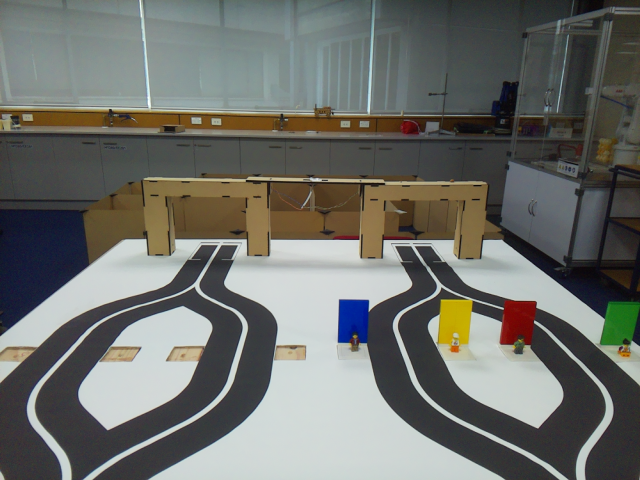
#> input picture LucaCittadini/MachineVisionPictures/picCamTow (1).png, 1280 x 960 px, found by its file name (shown at 1/2 size)
$ python MachineVision.py
#> lines starting #> are read from the running program, lines starting #| are printed output that depends on the picture; after the words box and inside, x2 and y2 are one past the last pixel; in counts of white or black regions, pixels touching at a corner belong together
import cv2
import numpy as np

direction = []
# Panels list to hold detected panel positions
def nothing(x):
    pass

# Load the image
image_path = 'H:\\captures\\picCamTow (1).png'
image = cv2.imread(image_path)
#> image is the input picture: shape (960, 1280, 3); mean B, G, R 106, 110.6, 109

# Ensure image is loaded
if image is None:
    print(f"Error loading image at {image_path}")
    exit()

blurImg = cv2.bilateralFilter(image, 20, 75, 75)

# Convert the image from BGR to HSV color space
hsv_image = cv2.cvtColor(blurImg, cv2.COLOR_BGR2HSV)
#> hsv_image: shape (960, 1280, 3); mean H, S, V 77.6, 40.2, 116.2

# Create a window for trackbars
cv2.namedWindow('Trackbars')

# Create trackbars for HSV range adjustments
cv2.createTrackbar('Hue Low', 'Trackbars', 0, 179, nothing)
#> slider 'Hue Low' is set to 35
cv2.createTrackbar('Sat Low', 'Trackbars', 0, 255, nothing)
#> slider 'Sat Low' is set to 51
cv2.createTrackbar('Val Low', 'Trackbars', 0, 255, nothing)
#> slider 'Val Low' is set to 51
cv2.createTrackbar('Hue High', 'Trackbars', 179, 179, nothing)
cv2.createTrackbar('Sat High', 'Trackbars', 255, 255, nothing)
cv2.createTrackbar('Val High', 'Trackbars', 255, 255, nothing)

# Function to set sliders based on color
# [40 lines left out: function set_sliders, not called in this run]

# Initialize flags
color_changed = True
initial_run = True

while True:
    # Reset Panels list for each loop iteration
    Panels = []

    # Get current positions of the trackbars
    hue_low = cv2.getTrackbarPos('Hue Low', 'Trackbars')
    sat_low = cv2.getTrackbarPos('Sat Low', 'Trackbars')
    val_low = cv2.getTrackbarPos('Val Low', 'Trackbars')
    hue_high = cv2.getTrackbarPos('Hue High', 'Trackbars')
    sat_high = cv2.getTrackbarPos('Sat High', 'Trackbars')
    val_high = cv2.getTrackbarPos('Val High', 'Trackbars')

    # Define color range based on trackbar positions
    lower_bound = np.array([hue_low, sat_low, val_low])
    upper_bound = np.array([hue_high, sat_high, val_high])

    # Create mask using the HSV range
    mask = cv2.inRange(hsv_image, lower_bound, upper_bound)
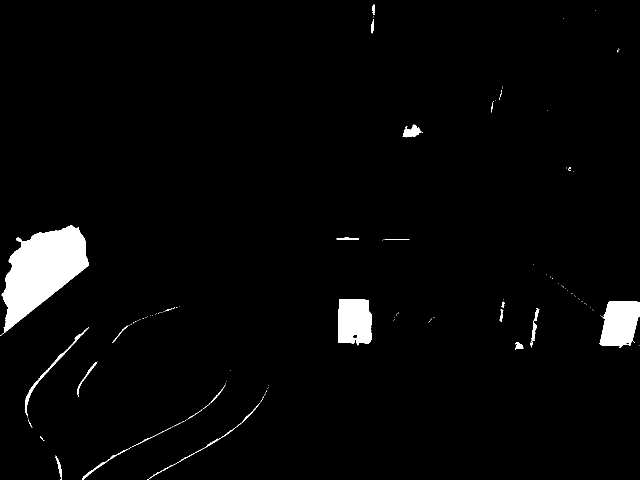
#> mask: shape (960, 1280) (shown at 1/2 size); 2.9% white; 140 white regions (115 under 20 px), largest, box (x1, y1, x2, y2) and area: (0, 451, 178, 672) 20201, (1199, 603, 1280, 695) 5764, (676, 599, 744, 691) 5562

    # Apply morphological operations to remove small specks
    kernel = np.ones((5, 5), np.uint8)
    cleaned_mask = cv2.morphologyEx(mask, cv2.MORPH_OPEN, kernel)
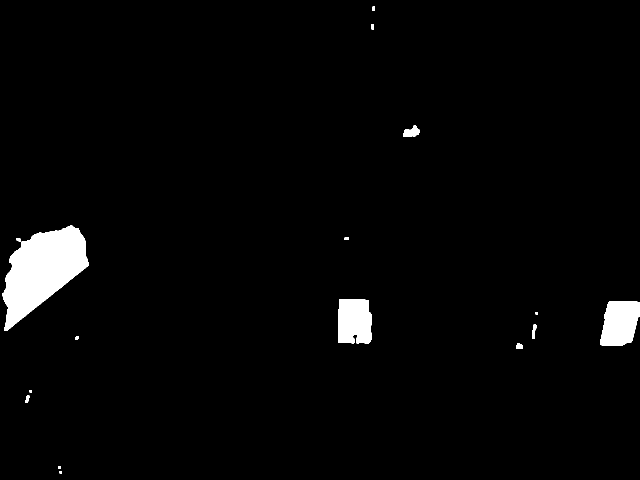
#> cleaned_mask: shape (960, 1280) (shown at 1/2 size); 2.6% white; 16 white regions

    min_area = 500
    max_area = 7850

    height, width = image.shape[:2]
#> height = 960; width = 1280
    # Draw contours on a copy of the original image
    contour_image = image.copy()

    bottom_half = height // 2
#> bottom_half = 480

    sec = []
    for i in range(8):
        sec.append((i + 1) * (width / 8))

    # Find contours in the cleaned mask
    contours, _ = cv2.findContours(cleaned_mask, cv2.RETR_EXTERNAL, cv2.CHAIN_APPROX_SIMPLE)
#> contours = 16 contours, 3 with area under 20; largest, box (x1, y1, x2, y2) and area: (4, 451, 177, 662) 19813, (1200, 603, 1280, 692) 5562, (676, 599, 744, 687) 5366, (807, 251, 839, 274) 440, (1064, 649, 1073, 678) 130
    for contour in contours:
        area = cv2.contourArea(contour)
        if min_area < area < max_area:
            x, y, w, h = cv2.boundingRect(contour)
            if y > bottom_half:
                Panels.append(x)
                cv2.rectangle(contour_image, (x, y), (x + w, y + h), (0, 255, 0), 2)
                Panels.sort()
#> this loop made 16 passes
#> (area, x, y, w, h) on passes 9 to 10: (5562.5, 1200, 603, 80, 89), (5366, 676, 599, 68, 88)
#> area on passes 3, 5, 6, 7, 11, 13: 69, 104, 40, 130, 41, 19813
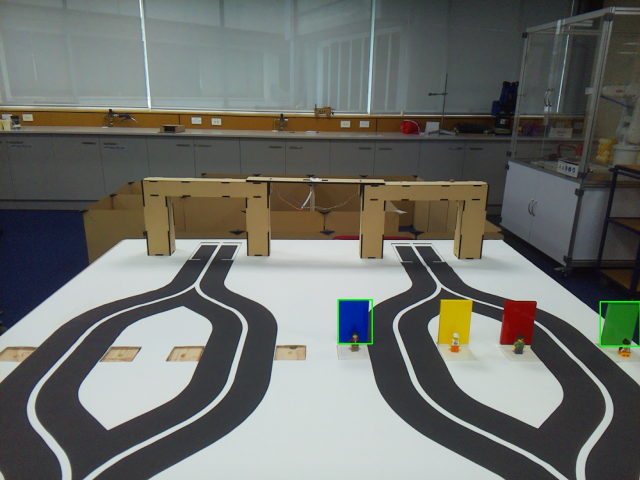
#> contour_image: shape (960, 1280, 3) (shown at 1/2 size); 0.14% of pixels changed, all inside (x1, y1, x2, y2) = (675, 598, 1280, 694)
#> after the loop, Panels = [676, 1200]

    # Determine panel direction
    panel_directions = []
    for panel in Panels:
        if 0 < panel < sec[0]:
            panel_directions.append("LL")
        elif sec[0] < panel < sec[1]:
            panel_directions.append("LR")
        elif sec[1] < panel < sec[2]:
            panel_directions.append("RL")
        elif sec[2] < panel < sec[3]:
            panel_directions.append("RR")
        elif sec[3] < panel < sec[4]:
            panel_directions.append("RR")
        elif sec[4] < panel < sec[5]:
            panel_directions.append("RL")
        elif sec[5] < panel < sec[6]:
            panel_directions.append("LR")
        elif sec[6] < panel < sec[7]:
            panel_directions.append("LL")
#> this loop made 2 passes
#> panel on passes 1 to 2: 676, 1200
#> after the loop, panel_directions = ['RR', 'LL']

    # Print directions if needed
    if color_changed or initial_run:
        if panel_directions:  # Ensure there is something to print
            print("\n".join(panel_directions) + "\n")
#| RR
#| LL
        color_changed = False
        initial_run = False

    # Display the images
    cv2.imshow('Original Image', image)
    cv2.imshow('Blurred Image', blurImg)
    cv2.imshow('Mask', cleaned_mask)
    cv2.imshow('Contours', contour_image)

    # Check for key presses to change color
    key = cv2.waitKey(30) & 0xFF
#> (key q is pressed here)
    if key == ord('r'):
        set_sliders('red')
        color_changed = True
    elif key == ord('b'):
        set_sliders('blue')
        color_changed = True
    elif key == ord('g'):
        set_sliders('green')
        color_changed = True
    elif key == ord('y'):
        set_sliders('yellow')
        color_changed = True
    elif key == ord('m'):
        set_sliders('maroon')
        color_changed = True
    elif key == ord('q'):
        break

# Clean up
cv2.destroyAllWindows()
